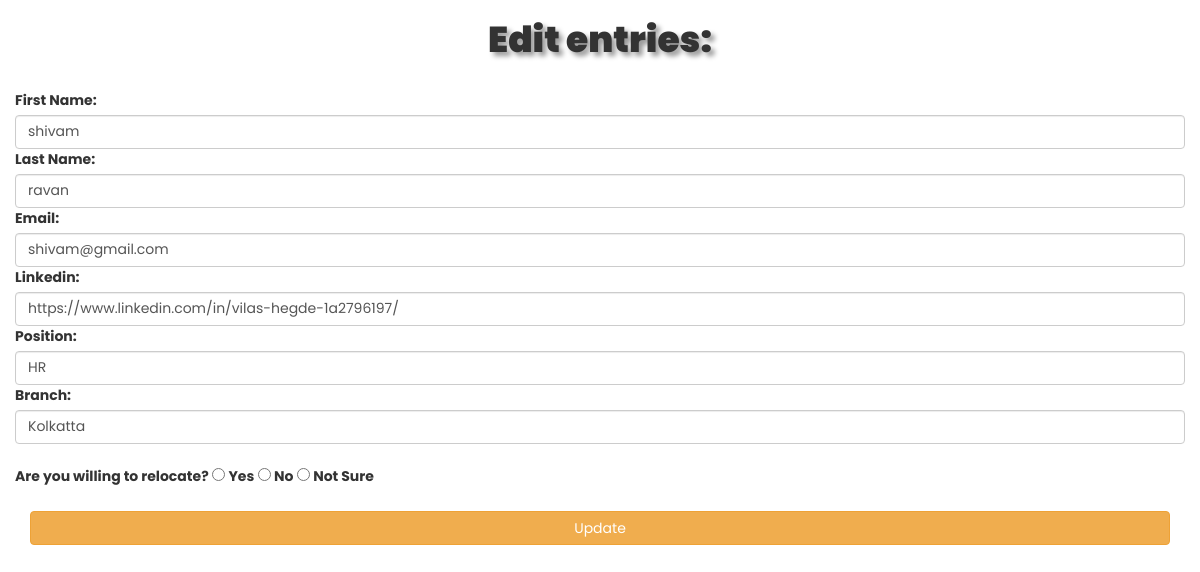
The page /edit.php?id=23 on the database its author committed.
### tables this page shows
CREATE TABLE `submissions` (
  `id` int(11) NOT NULL,
  `fname` varchar(100) DEFAULT NULL,
  `lname` varchar(100) DEFAULT NULL,
  `email` varchar(100) NOT NULL,
  `linkedin` varchar(100) DEFAULT NULL,
  `position` varchar(100) DEFAULT NULL,
  `branch` varchar(100) DEFAULT NULL,
  `relocate` varchar(10) DEFAULT NULL,
  `date` date NOT NULL DEFAULT current_timestamp()
);

### edit.php (the view, shortened to what this page needs)
<?php
$link = new mysqli("localhost","root",'',"jobapp1");
$id =$_GET["id"];
$firstname = "";
$lastname= "";
$email= "";
$linkedin= "";
$position="";
$branch="";
$res = mysqli_query($link, "SELECT * from submissions where `id`=$id");
while($row=mysqli_fetch_array($res))
{
    $firstname=$row["fname"];
    $lastname=$row["lname"];
    $email=$row["email"];
    $linkedin= $row["linkedin"];
    $position=$row["position"];
    $branch=$row["branch"];
}
?>
<!DOCTYPE html>
<html lang="en">
<head>
  <link rel="stylesheet" href="https://maxcdn.bootstrapcdn.com/bootstrap/3.4.1/css/bootstrap.min.css">
</head>
<body>
<div class="form-group">
    <form action="" method="post">
        <h1 style="text-align: center;text-shadow:4px 4px 5px rgba(0,0,0,0.4); font-weight:900;">Edit entries:</h1>
      <br>
<div class="col-sm-12">
      <label for="firstname">First Name:</label>
      <input required type="text" class="form-control" id="firstname" placeholder="Enter First name" name="firstname" value="<?php echo
      $firstname ?>">
      </div> </div> <br>
      <div class="form-group">
 <div class="col-sm-12">
        <label for="lastname">Last Name:</label>
        <input type="text" class="form-control" id="lastname" placeholder="Enter Last name" name="lastname" value="<?php echo
        $lastname ?>">
      </div>  </div>  <br>
      <div class="form-group">
 <div class="col-sm-12">
        <label for="email">Email:</label>
        <input required  type="email" class="form-control" id="email" placeholder="Enter email" name="email" value="<?php echo
        $email ?>">
      </div>  </div>  <br>
      <div class="form-group">
 <div class="col-sm-12">
        <label for="linkedin">Linkedin:</label>
        <input required  type="url" class="form-control" id="linkedin" placeholder="Enter Linkedin link" name="linkedin" value="<?php echo
        $linkedin ?>">
      </div>  </div>  <br>
      <div class="form-group">
 <div class="col-sm-12">
        <label for="position">Position:</label>
        <input required  type="text" class="form-control" id="position" placeholder="Enter Position" name="position" value="<?php echo
        $position ?>">
      </div>  </div>  <br>
      <div class="form-group">
 <div class="col-sm-12">
        <label for="city_name">Branch:</label>
        <input required  type="text" class="form-control"  placeholder="City name" name="branch" value="<?php echo
        $branch ?>">
      </div>  </div>  <br>
      <div class="form-group">
        <div class="col-sm-12">
          <br>
                  <label >Are you willing to relocate?</label>
                  <label> <input type="radio" name="relocate" value="Yes"> Yes </label>
                      <label> <input type="radio" aria-selected="true" name="relocate" value="No"> No </label>
                      <label> <input type="radio" name="relocate" aria-selected="true" value="Notsure"> Not Sure </label>
        </div>
      </div>
      <div class="form-group">
 <div class="col-sm-12">
   <div class="form-group">
           <div class="col-md-12">
<br>
           <button type="submit" name="update" class="btn btn-warning btn-block">Update</button>
      </div>
      </div>
</div>
</body>
</html>

### edit.php (style rules this page uses)
* { margin: 0; padding: 0; box-sizing: border-box; font-family: 'Poppins',sans-serif; }

### rows shown on the page
submissions: firstname "shivam", lastname "ravan", email "shivam@gmail.com", linkedin "https://www.linkedin.com/in/vilas-hegde-1a2796197/", position "HR", branch "Kolkatta"
